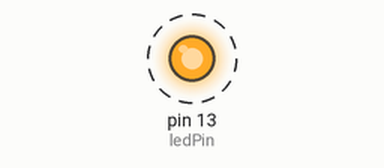
Simulated run of this sketch. Board: Arduino Uno, built with avr-gcc and run on an emulated ATmega328P. Parts: output pins drawn as LEDs (lit = HIGH). Dashed ring = blinking. What the sketch prints to the serial monitor is not drawn.

Above: at 0.5 s.
Timing chart, 0 to 4.6 s (numbered marks = the images above):
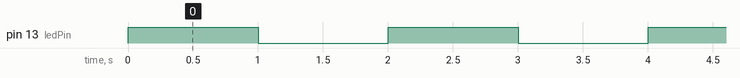

The sketch:

LedBlink2.ino
```cpp
int ledPin=13;
boolean b=LOW;
void setup()
{
  pinMode(ledPin,OUTPUT);
  Serial.begin(9600);
  Serial.println("hello");
}
boolean swap(boolean b)
{
  b=!b;
  return b;
}
void loop()
{
  b=swap(b);
  digitalWrite(ledPin,b);
  Serial.println(b);
  delay(1000);
}
```

Measured:
- by itself, pin 13 (ledPin): alternates HIGH for 1.0 s and LOW for 1.0 s
